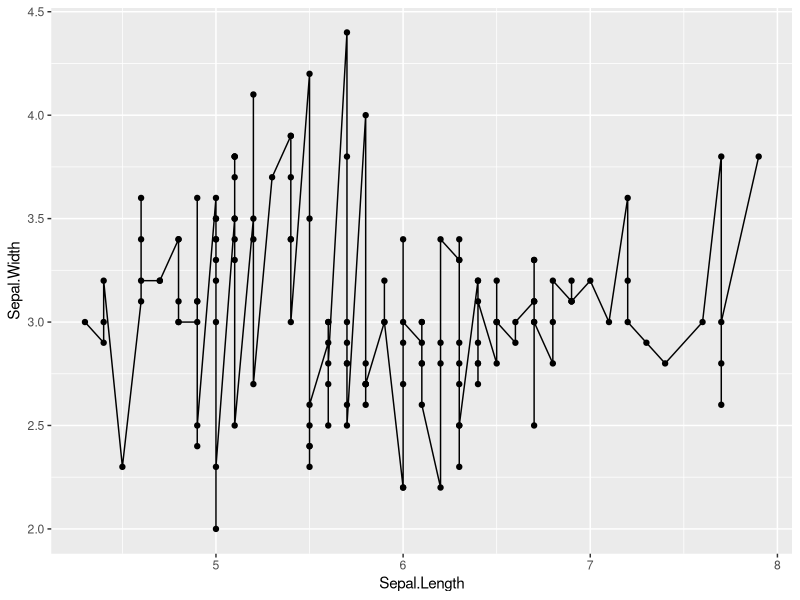
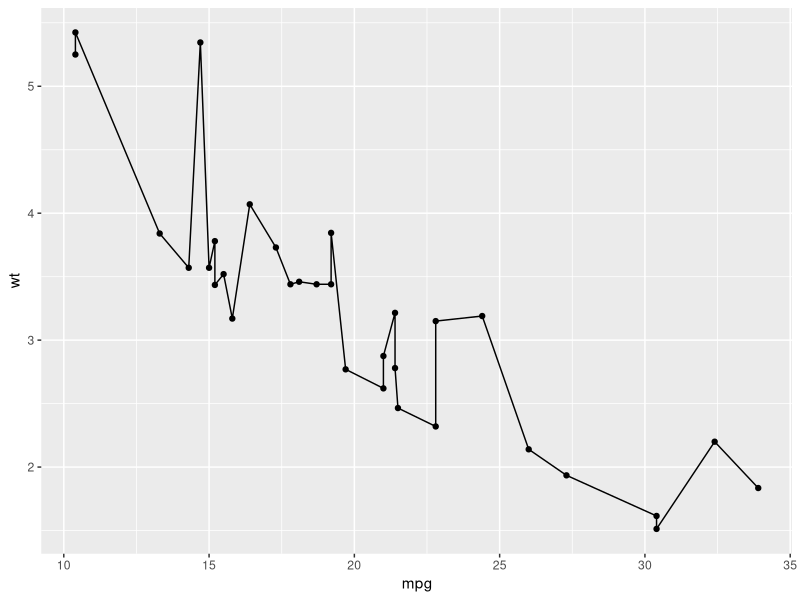

Here is the R script that generated these plots, in order:
## ---- chunk 1
library(ggplot2)
ggplot(iris, aes(Sepal.Length, Sepal.Width))+
  geom_point()+
  geom_line()
## ---- chunk 2
library(ggplot2)
ggplot(mtcars, aes(y = wt, x = mpg))+
  geom_point() +
  geom_line()## This is a new st+ a

